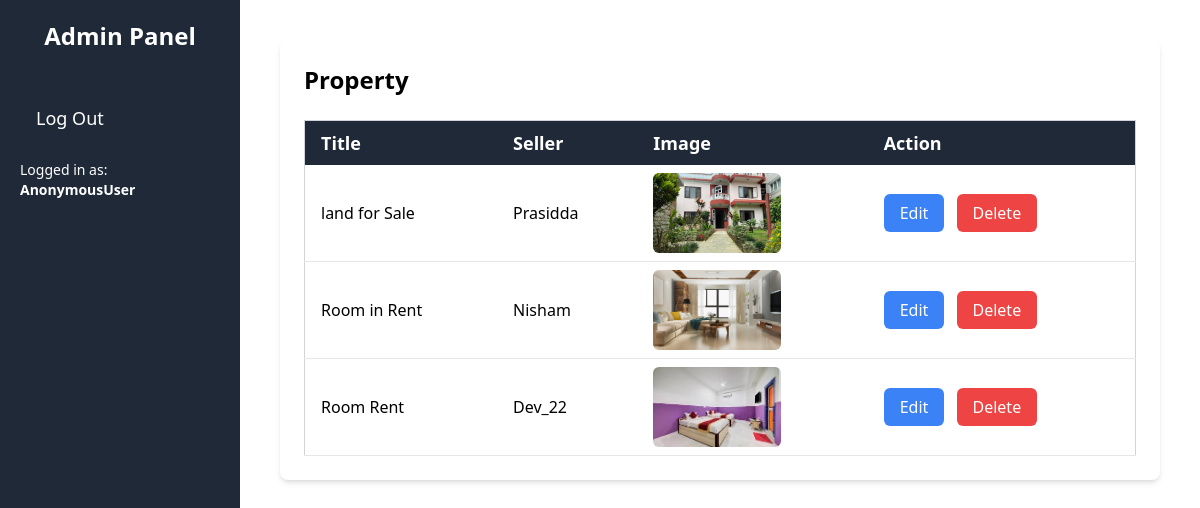
The page /manageproperty on the database as committed earlier.
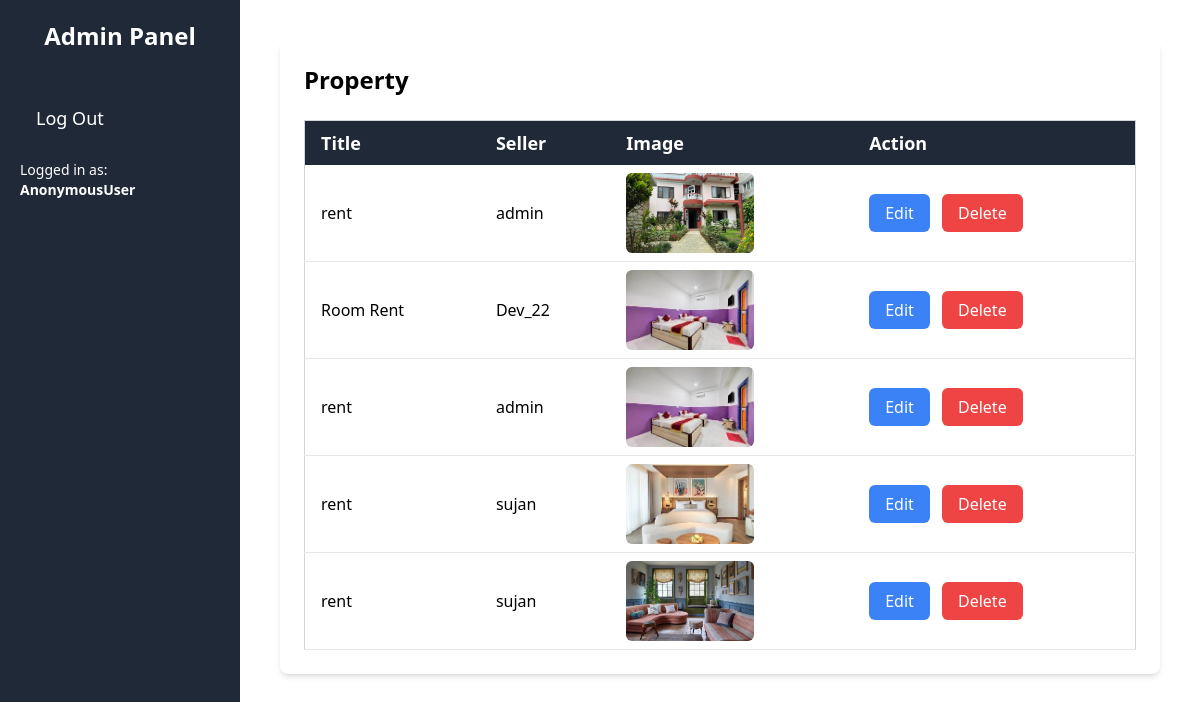
The same page on the database as committed later.
### app/models.py (models this page shows, shortened)
class Property(models.Model):
    seller = models.ForeignKey(User, on_delete=models.CASCADE, related_name='properties',default=True)
    title = models.CharField(max_length=255)
    description = models.TextField()
    price = models.DecimalField(max_digits=10, decimal_places=2)
    location = models.CharField(max_length=255)
    approval_status = models.CharField(
        max_length=10,
        choices=[('approved', 'Approved'), ('rejected', 'Rejected'), ('pending', 'Pending')],
        default='pending'
    )
    is_available = models.BooleanField(default=True)
    is_booked = models.BooleanField(default=False)
    image = models.ImageField(upload_to='property_images/', blank=True, null=True)
    slug = models.SlugField(unique=True, blank=True)  # Unique slug for the property

### app/views.py (the view)
# urls.py: path('manageproperty',manageproperty,name='manageproperty'),
def manageproperty(request):
    property=Property.objects.all()
    return render(request,'manageProperty.html',{'property':property})

### app/templates/manageProperty.html (shortened to what this page needs)
<!DOCTYPE html>
<html lang="en">
  <head>
    <script src="https://cdn.tailwindcss.com"></script>
  </head>
  <body class="flex bg-gray-100 min-h-screen">
    <div class="w-1/5 bg-gray-800 text-white flex flex-col p-5">
      <h2 class="text-2xl font-semibold text-center mb-10">Admin Panel</h2>
      {% if request.user.is_superuser %}
      <a
        href="{% url 'home' %}"
        class="text-lg py-3 px-4 hover:bg-gray-700 rounded-md"
        >Home</a
      >
      <a
        href="manageproperty"
        class="text-lg py-3 px-4 hover:bg-gray-700 rounded-md"
        >Dashboard</a
      >
      <a href="users" class="text-lg py-3 px-4 hover:bg-gray-700 rounded-md"
        >Users</a
      >
      <a
        href="adminpanel"
        class="text-lg py-3 px-4 hover:bg-gray-700 rounded-md"
        >Messages</a
      >
      {% else %}
      <a href="logout/" class="text-lg py-3 px-4 hover:bg-gray-700 rounded-md"
        >Log Out</a
      >
      <div class="text-sm mt-4">
        Logged in as: <span class="font-bold">{{ request.user }}</span>
      </div>
      {% endif %}
    </div>
    <div class="flex-1 bg-white p-10 overflow-y-auto">
      <div class="bg-white p-6 rounded-lg shadow-md">
        <h2 class="text-2xl font-semibold mb-6">Property</h2>
        <div class="overflow-x-auto">
          <table
            class="w-full table-auto border-collapse border border-gray-300 rounded-lg"
          >
            <thead class="bg-gray-800 text-white">
              <tr>
                <th class="px-4 py-2 text-left text-lg font-semibold">Title</th>
                <th class="px-4 py-2 text-left text-lg font-semibold">
                  Seller
                </th>
                <th class="px-4 py-2 text-left text-lg font-semibold">Image</th>
                <th class="px-4 py-2 text-left text-lg font-semibold">
                  Action
                </th>
              </tr>
            </thead>
            <tbody>
              {% for msg in property %}
              <tr class="border-b hover:bg-gray-100">
                <td class="px-4 py-2">{{ msg.title }}</td>
                <td class="px-4 py-2">{{ msg.seller }}</td>
                <td class="px-4 py-2">
                  {% if msg.image %}
                  <img
                    src="{{ msg.image.url }}"
                    alt="{{ msg.title }}"
                    class="rounded-md w-32 h-20 object-cover"
                  />
                  {% else %}
                  <span class="text-gray-500 italic">No image</span>
                  {% endif %}
                </td>
                <td class="px-4 py-2">
                  <a
                    href="{% url 'update_property' msg.slug %}"
                    class="bg-blue-500 text-white py-2 px-4 rounded-md hover:bg-blue-700"
                    >Edit</a
                  >
                  <a
                    href="{% url 'delete_property' msg.slug %}"
                    class="bg-red-500 text-white py-2 px-4 rounded-md hover:bg-red-700 ml-2"
                    >Delete</a
                  >
                </td>
              </tr>
              {% empty %}
              <tr>
                <td colspan="4" class="text-center py-4 text-gray-500">
                  No messages available.
                </td>
              </tr>
              {% endfor %}
            </tbody>
          </table>
        </div>
      </div>
    </div>
  </body>
</html>

Rows that differ between the two databases and show on the page:
removed Property: title "Room in Rent", seller "Nisham", image (picture)
changed Property (number 1 of 5 on the later page): title "land for Sale" → "rent"; seller "Prasidda" → "admin"
added Property: title "rent", seller "admin", image (picture)
added Property: title "rent", seller "sujan", image (picture)
added Property: title "rent", seller "sujan", image (picture)
